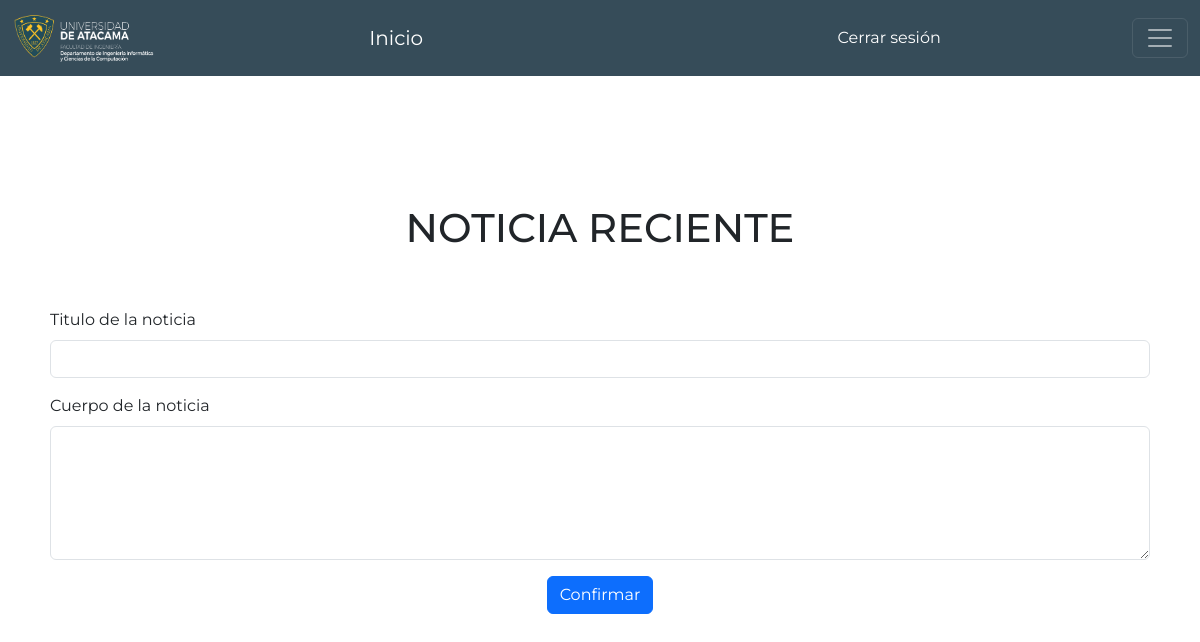
The app's page /ficheros_panel/Noticias_Eventos/NoticiaImportante.php (signed in), older data.
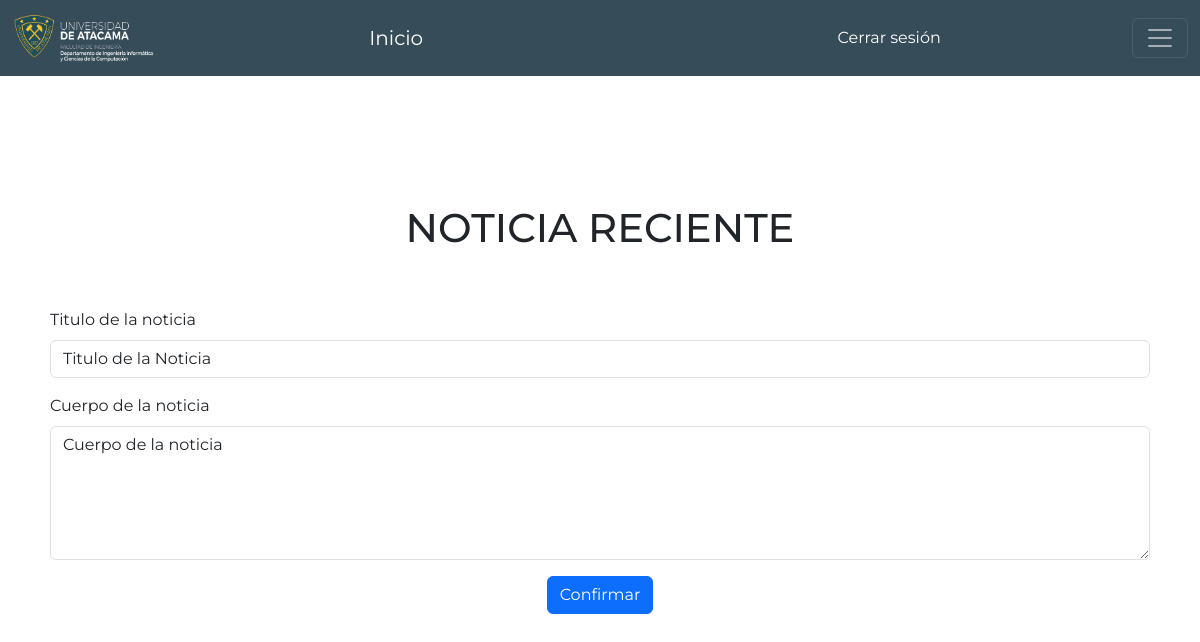
The same page, newer data.
### tables this page shows
CREATE TABLE `noticia_importante` (
  `id` int(11) NOT NULL,
  `titulo` varchar(1000) DEFAULT NULL,
  `cuerpo` varchar(1000) DEFAULT NULL
);

### ficheros_panel/Noticias_Eventos/NoticiaImportante.php (the view, shortened to what this page needs)
<?php
$con = conectar();
$sql="SELECT * FROM noticia_importante WHERE id='1'";
$query=mysqli_query($con,$sql);
$row=mysqli_fetch_array($query);
?>
<!DOCTYPE html>
<html lang="en">
<head>
    <link href="https://cdn.jsdelivr.net/npm/bootstrap@5.3.2/dist/css/bootstrap.min.css" rel="stylesheet">
    <link rel="stylesheet" href="../styleFicheros.css">
</head>
<body>
    <nav class="navbar navbar-dark fixed-top" style="background-color: #364c59;">
      <div class="container-fluid">
        <a class="navbar-brand" href="#">
          <img src="../../logos/logo-corp-diic-txtblanco.png"  width="150px"  height="50px">
        </a>
        <a class="navbar-brand" href="../../index.php">
          Inicio
        </a>
        <a class="navbar-brand" href="../../index.php" id="cerrar">
        <?php
            if (isset($_SESSION['loggedin']) && $_SESSION['loggedin'] == true) {
            echo "<a  href='../../logout.php'>Cerrar sesión</a>";
          } else {
            echo "<script>
            alert('NO ESTÁS LOGUEADO. ESTÁS VOLVIENDO AL MENÚ PRINCIPAL.');
            window.location.href = '../../index.php';
           </script>";
          }
        ?>
        </a>
        <button class="navbar-toggler" type="button" data-bs-toggle="offcanvas" data-bs-target="#offcanvasDarkNavbar" aria-controls="offcanvasDarkNavbar" aria-label="Toggle navigation">
          <span class="navbar-toggler-icon"></span>
        </button>
        </div>
    </nav>
    <div class="d-flex flex-column justify-content-center" style="margin: 200px 50px;">
        <div class="mx-auto mt-1 mb-5">
            <h1>NOTICIA RECIENTE</h1>
        </div>
        <form action="ActualizarNoticiaImportante.php" method="POST">
            <div class="mb-3">
            <label for="exampleFormControlInput1" class="form-label">Titulo de la noticia</label>
            <input type="text" class="form-control" id="exampleFormControlInput1" name="titulo" value="<?php echo $row['titulo']?>">
            </div>
            <div class="mb-3">
            <label for="exampleFormControlTextarea1" class="form-label">Cuerpo de la noticia</label>
            <textarea class="form-control" id="exampleFormControlTextarea1" name="cuerpo" rows="5"><?php echo $row['cuerpo']?></textarea>
            </div>
            <div class="d-flex justify-content-center mb-3 mx-auto">
                <input type="submit" class="btn btn-primary" value="Confirmar">
            </div>
        </form>
    </div>
</body>
</html>

### ficheros_panel/styleFicheros.css (style rules this page uses)
* { margin: 0px; padding: 0px; font-family: "Montserrat", sans-serif; }
nav { position: fixed; top: 0; width: 100%; background-color: #364c59; z-index: 1000; }
a { list-style: none; list-style-type: none; color: white; text-decoration: none; }
a { color: white; text-decoration: none; list-style: none; }

Row changes from the older to the newer data that the page shows:
added noticia_importante: titulo "Titulo de la Noticia", cuerpo "Cuerpo de la noticia"
